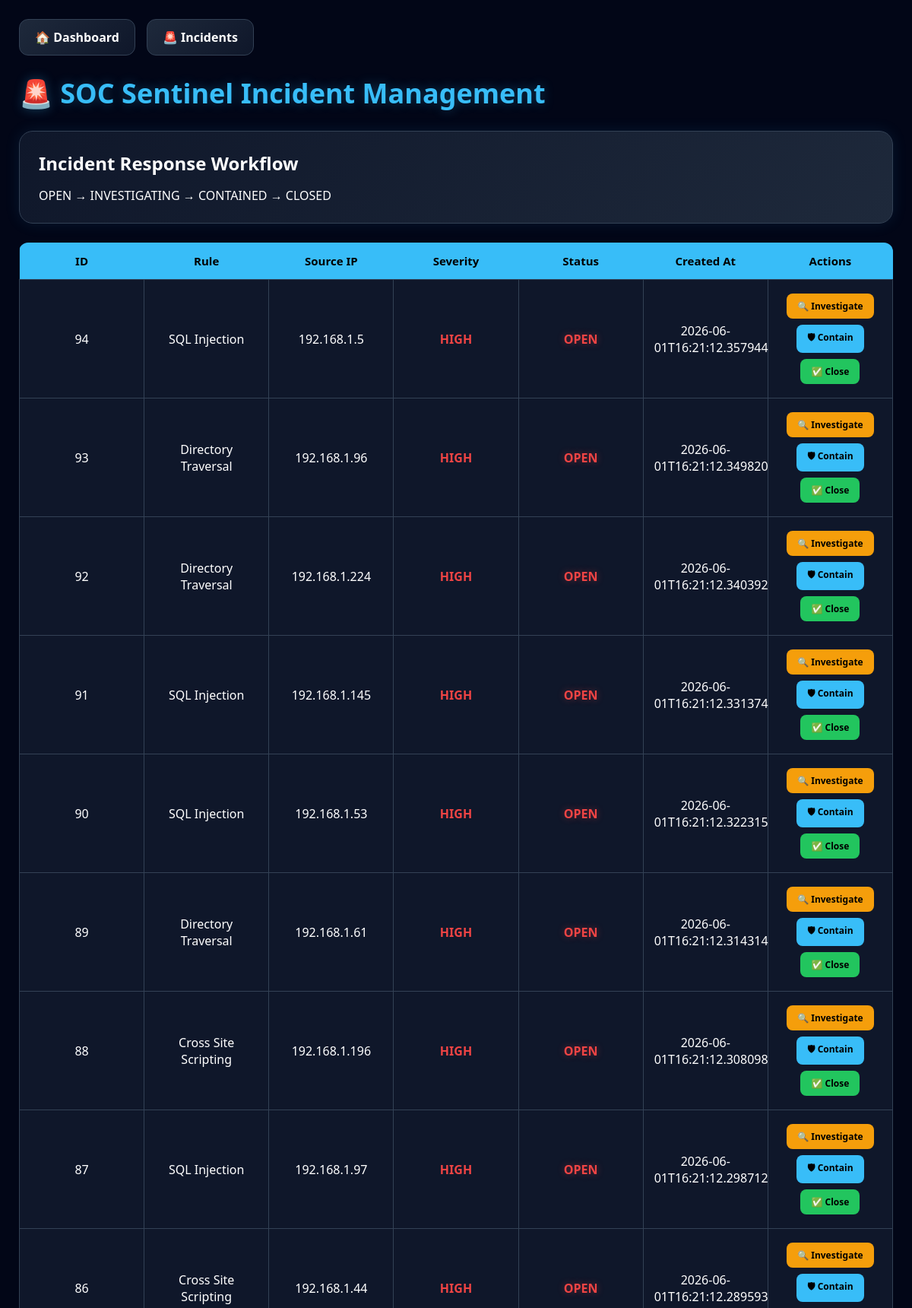
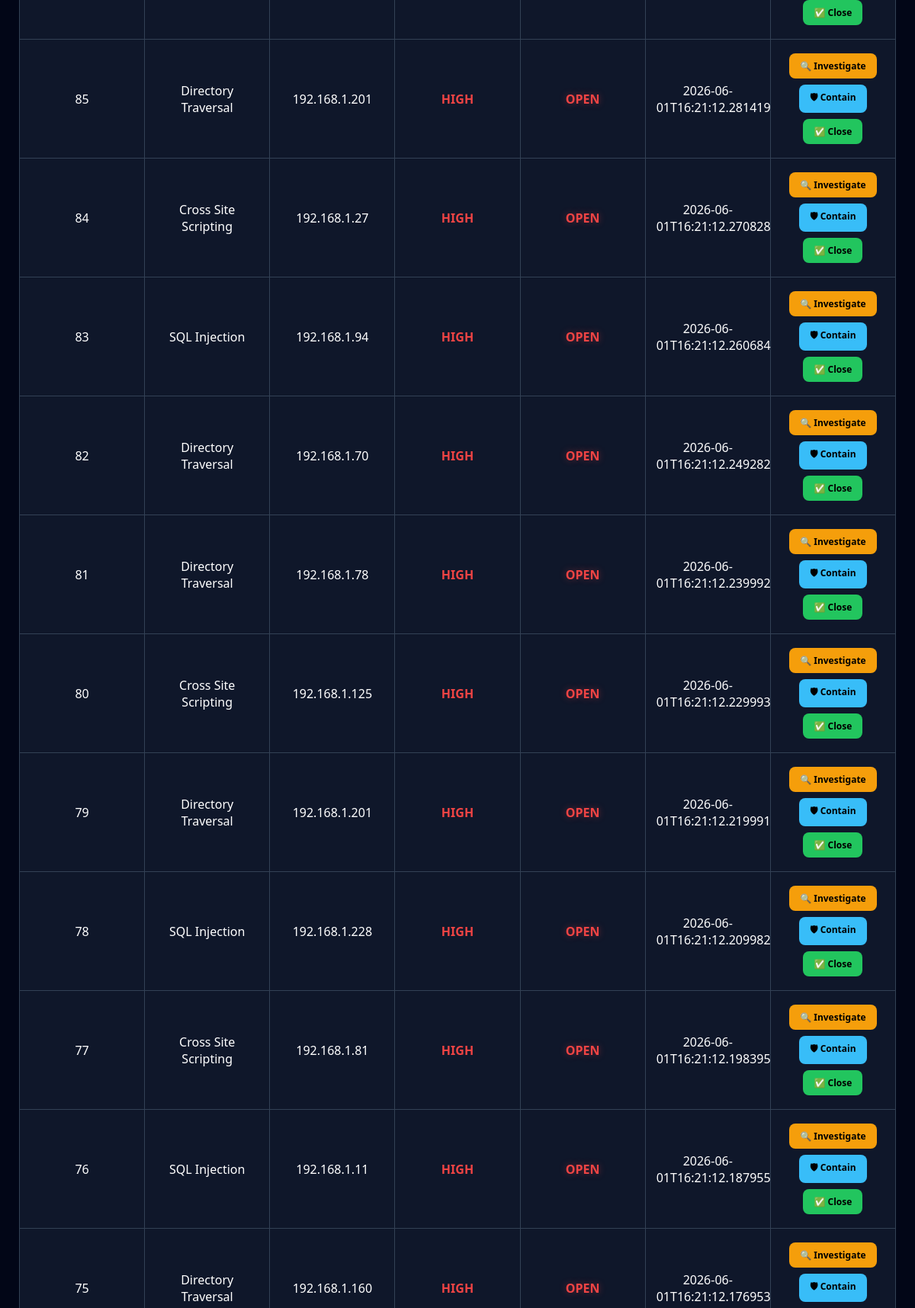
Page /incidents (upper part) on the committed database (2 pictures, top to bottom).
### tables this page shows
CREATE TABLE incidents (

        id INTEGER PRIMARY KEY AUTOINCREMENT,

        alert_rule TEXT,

        ip TEXT,

        severity TEXT,

        status TEXT,

        created_at TEXT

    );

### app.py (the view)
@app.route("/incidents")
def incidents():
    return render_template(
        "incidents.html",
        incidents=get_incidents()
    )

### storage.py (called while the page is built)
def get_incidents():
    conn = sqlite3.connect(DB_NAME)
    rows = conn.execute("""
    SELECT

        id,

        alert_rule,

        ip,

        severity,

        status,

        created_at

    FROM incidents

    ORDER BY id DESC
    """).fetchall()
    conn.close()
    return rows

### templates/incidents.html (shortened to what this page needs)
<!DOCTYPE html>
<html>
<head>
</head>
<body>
<div class="navbar">
    <a href="/" class="nav-btn">
        🏠 Dashboard
    </a>
    <a href="/incidents" class="nav-btn">
        🚨 Incidents
    </a>
</div>
<h1>🚨 SOC Sentinel Incident Management</h1>
<div class="card">
    <h2>Incident Response Workflow</h2>
    <p>
        OPEN
        →
        INVESTIGATING
        →
        CONTAINED
        →
        CLOSED
    </p>
</div>
<table>
<tr>
    <th>ID</th>
    <th>Rule</th>
    <th>Source IP</th>
    <th>Severity</th>
    <th>Status</th>
    <th>Created At</th>
    <th>Actions</th>
</tr>
{% for incident in incidents %}
<tr>
<td>{{ incident[0] }}</td>
<td>{{ incident[1] }}</td>
<td>{{ incident[2] }}</td>
{% if incident[3] == "CRITICAL" %}
<td class="critical">
    {{ incident[3] }}
</td>
{% elif incident[3] == "HIGH" %}
<td class="high">
    {{ incident[3] }}
</td>
{% elif incident[3] == "MEDIUM" %}
<td class="medium">
    {{ incident[3] }}
</td>
{% else %}
<td class="low">
    {{ incident[3] }}
</td>
{% endif %}
{% if incident[4] == "OPEN" %}
<td class="open">
    {{ incident[4] }}
</td>
{% elif incident[4] == "INVESTIGATING" %}
<td class="investigating">
    {{ incident[4] }}
</td>
{% elif incident[4] == "CONTAINED" %}
<td class="contained">
    {{ incident[4] }}
</td>
{% else %}
<td class="closed">
    {{ incident[4] }}
</td>
{% endif %}
<td>{{ incident[5] }}</td>
<td>
<a
class="btn btn-investigate"
href="/incident/{{ incident[0] }}/investigating">
🔍 Investigate
</a>
<br>
<a
class="btn btn-contain"
href="/incident/{{ incident[0] }}/contained">
🛡 Contain
</a>
<br>
<a
class="btn btn-close"
href="/incident/{{ incident[0] }}/closed">
✅ Close
</a>
</td>
</tr>
{% endfor %}
</table>
</body>
</html>

### templates/incidents.html (style rules this page uses)
* { margin:0; padding:0; box-sizing:border-box; }
body { background:#020617; color:white; font-family:'Segoe UI',sans-serif; padding:25px; }
h1 { color:#38bdf8; margin-bottom:25px; font-size:36px; text-shadow:0 0 15px rgba(56,189,248,0.3); }
h2 { margin-bottom:15px; }
a { color:#22c55e; text-decoration:none; font-weight:bold; }
table { width:100%; border-collapse:collapse; margin-top:20px; background:#0f172a; border-radius:12px; overflow:hidden; table-layout:fixed; }
th { background:#38bdf8; color:black; padding:14px; font-size:15px; }
td { padding:14px; border:1px solid #334155; text-align:center; }
.card { background: linear-gradient( 135deg, #0f172a, #1e293b ); border:1px solid #334155; padding:25px; border-radius:18px; margin-bottom:25px; box-shadow: 0 0 20px rgba(56,189,248,0.1); }
.high { color:#ef4444; font-weight:bold; }
.open { color:#ef4444; font-weight:bold; text-shadow:0 0 10px rgba(239,68,68,0.4); }
.btn { display:inline-block; padding:8px 14px; margin:4px; border-radius:8px; text-decoration:none; font-size:12px; font-weight:bold; transition:0.3s; }
.btn-investigate { background:#f59e0b; color:black; }
.btn-contain { background:#38bdf8; color:black; }
.btn-close { background:#22c55e; color:black; }
.navbar { display:flex; gap:15px; margin-bottom:25px; }
.nav-btn { text-decoration:none; color:white; background: linear-gradient( 135deg, #1e293b, #0f172a ); padding:12px 20px; border-radius:12px; border:1px solid #334155; transition:0.3s; font-weight:600; }

### rows in the picture
incidents: id "94", alert_rule "SQL Injection", ip "192.168.1.5", severity "HIGH", status "OPEN", created_at "2026-06-01T16:21:12.357944"
incidents: id "93", alert_rule "Directory Traversal", ip "192.168.1.96", severity "HIGH", status "OPEN", created_at "2026-06-01T16:21:12.349820"
incidents: id "92", alert_rule "Directory Traversal", ip "192.168.1.224", severity "HIGH", status "OPEN", created_at "2026-06-01T16:21:12.340392"
incidents: id "91", alert_rule "SQL Injection", ip "192.168.1.145", severity "HIGH", status "OPEN", created_at "2026-06-01T16:21:12.331374"
incidents: id "90", alert_rule "SQL Injection", ip "192.168.1.53", severity "HIGH", status "OPEN", created_at "2026-06-01T16:21:12.322315"
incidents: id "89", alert_rule "Directory Traversal", ip "192.168.1.61", severity "HIGH", status "OPEN", created_at "2026-06-01T16:21:12.314314"
incidents: id "88", alert_rule "Cross Site Scripting", ip "192.168.1.196", severity "HIGH", status "OPEN", created_at "2026-06-01T16:21:12.308098"
incidents: id "87", alert_rule "SQL Injection", ip "192.168.1.97", severity "HIGH", status "OPEN", created_at "2026-06-01T16:21:12.298712"
incidents: id "86", alert_rule "Cross Site Scripting", ip "192.168.1.44", severity "HIGH", status "OPEN", created_at "2026-06-01T16:21:12.289593"
incidents: id "85", alert_rule "Directory Traversal", ip "192.168.1.201", severity "HIGH", status "OPEN", created_at "2026-06-01T16:21:12.281419"
incidents: id "84", alert_rule "Cross Site Scripting", ip "192.168.1.27", severity "HIGH", status "OPEN", created_at "2026-06-01T16:21:12.270828"
incidents: id "83", alert_rule "SQL Injection", ip "192.168.1.94", severity "HIGH", status "OPEN", created_at "2026-06-01T16:21:12.260684"
incidents: id "82", alert_rule "Directory Traversal", ip "192.168.1.70", severity "HIGH", status "OPEN", created_at "2026-06-01T16:21:12.249282"
incidents: id "81", alert_rule "Directory Traversal", ip "192.168.1.78", severity "HIGH", status "OPEN", created_at "2026-06-01T16:21:12.239992"
incidents: id "80", alert_rule "Cross Site Scripting", ip "192.168.1.125", severity "HIGH", status "OPEN", created_at "2026-06-01T16:21:12.229993"
incidents: id "79", alert_rule "Directory Traversal", ip "192.168.1.201", severity "HIGH", status "OPEN", created_at "2026-06-01T16:21:12.219991"
incidents: id "78", alert_rule "SQL Injection", ip "192.168.1.228", severity "HIGH", status "OPEN", created_at "2026-06-01T16:21:12.209982"
incidents: id "77", alert_rule "Cross Site Scripting", ip "192.168.1.81", severity "HIGH", status "OPEN", created_at "2026-06-01T16:21:12.198395"
incidents: id "76", alert_rule "SQL Injection", ip "192.168.1.11", severity "HIGH", status "OPEN", created_at "2026-06-01T16:21:12.187955"
incidents: id "75", alert_rule "Directory Traversal", ip "192.168.1.160", severity "HIGH", status "OPEN", created_at "2026-06-01T16:21:12.176953"
